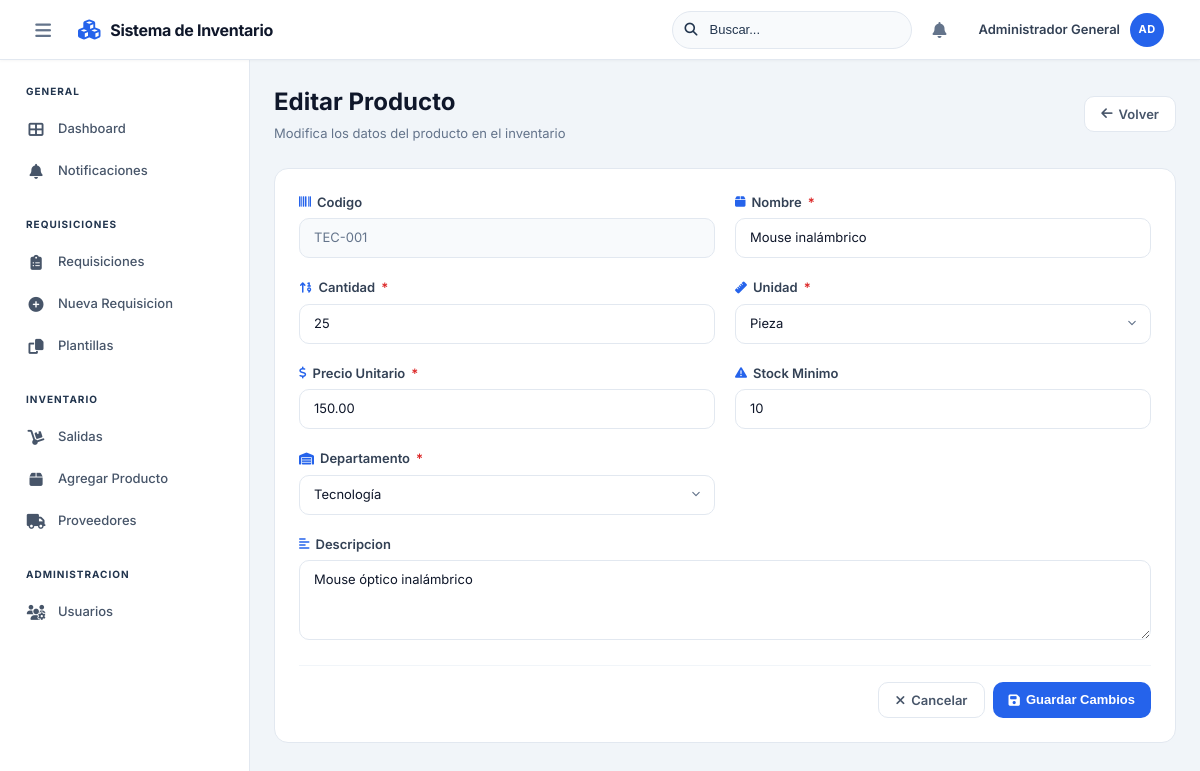
The app's page /editar-producto.php?id=1 (signed in) with its own data.
### tables this page shows
CREATE TABLE inventario (
    id INT PRIMARY KEY AUTO_INCREMENT,
    codigo VARCHAR(50) UNIQUE NOT NULL,
    nombre VARCHAR(200) NOT NULL,
    descripcion TEXT,
    sub_almacen_id INT NOT NULL,
    cantidad INT NOT NULL DEFAULT 0,
    unidad VARCHAR(50) NOT NULL,
    precio_unitario DECIMAL(10,2),
    stock_minimo INT DEFAULT 10,
    created_at TIMESTAMP DEFAULT CURRENT_TIMESTAMP,
    updated_at TIMESTAMP DEFAULT CURRENT_TIMESTAMP ON UPDATE CURRENT_TIMESTAMP,
    FOREIGN KEY (sub_almacen_id) REFERENCES sub_almacenes(id)
);

CREATE TABLE sub_almacenes (
    id INT PRIMARY KEY AUTO_INCREMENT,
    nombre VARCHAR(100) NOT NULL,
    descripcion TEXT,
    created_at TIMESTAMP DEFAULT CURRENT_TIMESTAMP
);

### editar-producto.php (called while the page is built, shortened)
<?php
require_once 'config/database.php';
require_once 'models/Producto.php';
require_once 'models/SubAlmacen.php';
$producto_id = $_GET['id'] ?? null;
$productoModel = new Producto();
$producto = $productoModel->obtenerPorId($producto_id);
$subAlmacenModel = new SubAlmacen(getConnection());
$sub_almacenes = $subAlmacenModel->obtenerTodos();
require_once 'views/editar-producto.view.php';

### config/database.php (called while the page is built, shortened)
<?php
function getConnection() {
    $conn = new mysqli(DB_HOST, DB_USER, DB_PASS, DB_NAME);
    $conn->set_charset("utf8");
    return $conn;
}

### models/Producto.php (called while the page is built, shortened)
<?php
class Producto {
    private $conn;
    public function __construct() {
        $this->conn = getConnection();
    }
    public function obtenerPorId($producto_id) {
        $sql = "SELECT i.*, s.nombre as sub_almacen_nombre
                FROM inventario i
                LEFT JOIN sub_almacenes s ON i.sub_almacen_id = s.id
                WHERE i.id = ?";
        $stmt = $this->conn->prepare($sql);
        $stmt->bind_param("i", $producto_id);
        $stmt->execute();
        $result = $stmt->get_result();
        $producto = $result->fetch_assoc();
        return $producto;
    }
}

### models/SubAlmacen.php (called while the page is built, shortened)
<?php
class SubAlmacen {
    private $conn;
    public function __construct() {
        $this->conn = getConnection();
    }
    public function obtenerTodos() {
        $sql = "SELECT * FROM sub_almacenes ORDER BY nombre";
        $result = $this->conn->query($sql);
        $almacenes = [];
        if ($result->num_rows > 0) {
            while($row = $result->fetch_assoc()) {
                $almacenes[] = $row;
            }
        }
        return $almacenes;
    }
}
?>

### views/editar-producto.view.php (the view, shortened to what this page needs)
<?php require 'includes/header.php'; ?>
<main class="main-content">
    <div style="display: flex; justify-content: space-between; align-items: center; margin-bottom: 1.5rem;">
        <div>
            <h1 style="margin: 0 0 4px 0; font-size: 1.5rem; font-weight: 700; color: var(--gray-900);">Editar Producto</h1>
            <p style="margin: 0; color: var(--text-muted); font-size: 0.8125rem;">Modifica los datos del producto en el inventario</p>
        </div>
        <a href="index.php" class="btn btn-secondary" style="display: inline-flex; align-items: center; gap: 6px;">
            <i class="fas fa-arrow-left"></i> Volver
        </a>
    </div>
    <div class="card">
        <form method="POST" action="">
            <div style="display: grid; grid-template-columns: repeat(auto-fit, minmax(280px, 1fr)); gap: 1.25rem; margin-bottom: 1.25rem;">
                <div>
                    <label style="display: flex; align-items: center; gap: 6px; color: var(--gray-700); font-weight: 600; margin-bottom: 6px; font-size: 0.8125rem;">
                        <i class="fas fa-barcode" style="color: var(--primary); font-size: 0.75rem;"></i> Codigo
                    </label>
                    <input type="text" value="<?php echo htmlspecialchars($producto['codigo']); ?>" readonly class="form-input" style="background: var(--gray-50); cursor: not-allowed; color: var(--text-muted);">
                </div>
                <div>
                    <label style="display: flex; align-items: center; gap: 6px; color: var(--gray-700); font-weight: 600; margin-bottom: 6px; font-size: 0.8125rem;">
                        <i class="fas fa-box" style="color: var(--primary); font-size: 0.75rem;"></i> Nombre <span style="color: var(--danger);">*</span>
                    </label>
                    <input type="text" name="nombre" value="<?php echo htmlspecialchars($producto['nombre']); ?>" required class="form-input">
                </div>
                <div>
                    <label style="display: flex; align-items: center; gap: 6px; color: var(--gray-700); font-weight: 600; margin-bottom: 6px; font-size: 0.8125rem;">
                        <i class="fas fa-sort-numeric-up" style="color: var(--primary); font-size: 0.75rem;"></i> Cantidad <span style="color: var(--danger);">*</span>
                    </label>
                    <input type="number" name="cantidad" value="<?php echo intval($producto['cantidad']); ?>" min="0" step="1" required class="form-input">
                </div>
                <div>
                    <label style="display: flex; align-items: center; gap: 6px; color: var(--gray-700); font-weight: 600; margin-bottom: 6px; font-size: 0.8125rem;">
                        <i class="fas fa-ruler" style="color: var(--primary); font-size: 0.75rem;"></i> Unidad <span style="color: var(--danger);">*</span>
                    </label>
                    <select name="unidad" required class="form-input">
                        <?php
                        $unidades = ['pieza','unidad','caja','paquete','bolsa','rollo','metro','litro','galon','kilogramo','gramo','juego','par','docena','millar','tonelada','cubeta','bote','lata','botella','garrafon','servicio'];
                        foreach ($unidades as $u): ?>
                            <option value="<?php echo $u; ?>" <?php echo ($producto['unidad'] == $u) ? 'selected' : ''; ?>><?php echo ucfirst($u); ?></option>
                        <?php endforeach; ?>
                    </select>
                </div>
                <div>
                    <label style="display: flex; align-items: center; gap: 6px; color: var(--gray-700); font-weight: 600; margin-bottom: 6px; font-size: 0.8125rem;">
                        <i class="fas fa-dollar-sign" style="color: var(--primary); font-size: 0.75rem;"></i> Precio Unitario <span style="color: var(--danger);">*</span>
                    </label>
                    <input type="number" name="precio_unitario" value="<?php echo $producto['precio_unitario']; ?>" step="0.01" min="0" required class="form-input">
                </div>
                <div>
                    <label style="display: flex; align-items: center; gap: 6px; color: var(--gray-700); font-weight: 600; margin-bottom: 6px; font-size: 0.8125rem;">
                        <i class="fas fa-exclamation-triangle" style="color: var(--primary); font-size: 0.75rem;"></i> Stock Minimo
                    </label>
                    <input type="number" name="stock_minimo" value="<?php echo $producto['stock_minimo']; ?>" min="0" step="1" class="form-input">
                </div>
                <div>
                    <label style="display: flex; align-items: center; gap: 6px; color: var(--gray-700); font-weight: 600; margin-bottom: 6px; font-size: 0.8125rem;">
                        <i class="fas fa-warehouse" style="color: var(--primary); font-size: 0.75rem;"></i> Departamento <span style="color: var(--danger);">*</span>
                    </label>
                    <select name="sub_almacen_id" required class="form-input">
                        <?php foreach ($sub_almacenes as $almacen): ?>
                            <option value="<?php echo $almacen['id']; ?>" <?php echo ($producto['sub_almacen_id'] == $almacen['id']) ? 'selected' : ''; ?>>
                                <?php echo htmlspecialchars($almacen['nombre']); ?>
                            </option>
                        <?php endforeach; ?>
                    </select>
                </div>
            </div>
            <div style="margin-bottom: 1.25rem;">
                <label style="display: flex; align-items: center; gap: 6px; color: var(--gray-700); font-weight: 600; margin-bottom: 6px; font-size: 0.8125rem;">
                    <i class="fas fa-align-left" style="color: var(--primary); font-size: 0.75rem;"></i> Descripcion
                </label>
                <textarea name="descripcion" rows="3" placeholder="Descripcion del producto (opcional)" class="form-input" style="resize: vertical;"><?php echo htmlspecialchars($producto['descripcion']); ?></textarea>
            </div>
            <div style="display: flex; gap: 8px; justify-content: flex-end; padding-top: 1rem; border-top: 1px solid var(--gray-100);">
                <a href="index.php" class="btn btn-secondary">
                    <i class="fas fa-times"></i> Cancelar
                </a>
                <button type="submit" class="btn btn-primary">
                    <i class="fas fa-save"></i> Guardar Cambios
                </button>
            </div>
        </form>
    </div>
</main>
<?php require 'includes/footer.php'; ?>

### styles.css (style rules this page uses)
* { margin: 0; padding: 0; box-sizing: border-box; }
:root { --primary: #2563eb; --primary-hover: #1d4ed8; --primary-light: #eff6ff; --primary-50: #eff6ff; --primary-100: #dbeafe; --primary-200: #bfdbfe; --primary-600: #2563eb; --primary-700: #1d4ed8; --success: #059669; --success-light: #ecfdf5; --success-dark: #047857; --warning: #d97706; --warning-light: #fffbeb; --danger: #dc2626; --danger-light: #fef2f2; --info: #0891b2; --info-light: #ecfeff; --white: #ffffff; --gray-50: #f8fafc; --gray-100: #f1f5f9; --gray-200: #e2e8f0; --gray-300: #cbd5e1; --gray-400:rgb(34, 53, 78); --gray-500: #64748b; --gray-600: #475569; --gray-700: #334155; --gray-800: #1e293b; --gray-900: #0f172a; --text-primary: #0f172a; --text-secondary: #475569; --text-muted: #64748b; --text-light: #94a3b8; --background: #f1f5f9; --card-bg: #ffffff; --border-color: #e2e8f0; --radius-sm: 8px; --radius-md: 10px; --radius-lg: 14px; --radius-xl: 20px; --radius-full: 9999px; --shadow-xs: 0 1px 2px rgba(0, 0, 0, 0.04); --shadow-sm: 0 1px 3px rgba(0, 0, 0, 0.06), 0 1px 2px rgba(0, 0, 0, 0.04); --shadow-md: 0 4px 6px -1px rgba(0, 0, 0, 0.07), 0 2px 4px -2px rgba(0, 0, 0, 0.04); --shadow-lg: 0 10px 25px -5px rgba(0, 0, 0, 0.08), 0 8px 10px -6px rgba(0, 0, 0, 0.03); --shadow-card: 0 1px 3px rgba(0,0,0,0.04), 0 1px 2px rgba(0,0,0,0.06); --shadow-card-hover: 0 10px 30px -5px rgba(37, 99, 235, 0.15), 0 4px 6px -4px rgba(0,0,0,0.05); --transition: all 0.2s ease; --transition-fast: all 0.15s ease; }
body { font-family: "Inter", -apple-system, BlinkMacSystemFont, "Segoe UI", Roboto, sans-serif; background: var(--background); color: var(--text-primary); line-height: 1.5; font-size: 14px; min-height: 100vh; -webkit-font-smoothing: antialiased; }
.main-content { flex: 1; padding: 1.5rem; overflow-y: auto; background: var(--background); }
.btn { display: inline-flex; align-items: center; gap: 0.375rem; padding: 0.5rem 1rem; border: none; border-radius: var(--radius-md); font-size: 0.8125rem; font-weight: 600; cursor: pointer; transition: var(--transition-fast); text-decoration: none; white-space: nowrap; line-height: 1.4; }
.btn-primary { background: var(--primary); color: var(--white); }
.btn-secondary { background: var(--white); color: var(--gray-600); border: 1px solid var(--gray-200); }
.form-container, .card { background: var(--white); border: 1px solid var(--border-color); border-radius: var(--radius-lg); margin-bottom: 1.25rem; }
.form-group input, .form-group select, .form-group textarea, .form-control, .form-input { width: 100%; padding: 0.5625rem 0.875rem; border: 1px solid var(--gray-200); border-radius: var(--radius-md); font-size: 0.8125rem; font-family: inherit; transition: var(--transition); background: var(--white); color: var(--text-primary); line-height: 1.5; height: auto; min-height: 40px; }
select.form-input { appearance: none; -webkit-appearance: none; background-position: right 0.625rem center; background-repeat: no-repeat; background-size: 1.25em 1.25em; padding-right: 2.25rem; }
textarea.form-input { min-height: 80px; resize: vertical; }
.form-input::placeholder { color: var(--gray-400); }
.card > form { padding: 1.5rem; }

### records on screen
inventario: codigo "TEC-001", nombre "Mouse inalámbrico", cantidad "25", unidad "Pieza", precio_unitario "150.00", stock_minimo "10", sub_almacen_id "Tecnología", descripcion "Mouse óptico inalámbrico"

### other values on screen
$_SESSION['user_nombre'] "Administrador General"
substr($_SESSION['user_nombre'] ?? 'U', 0, 2) "AD"
